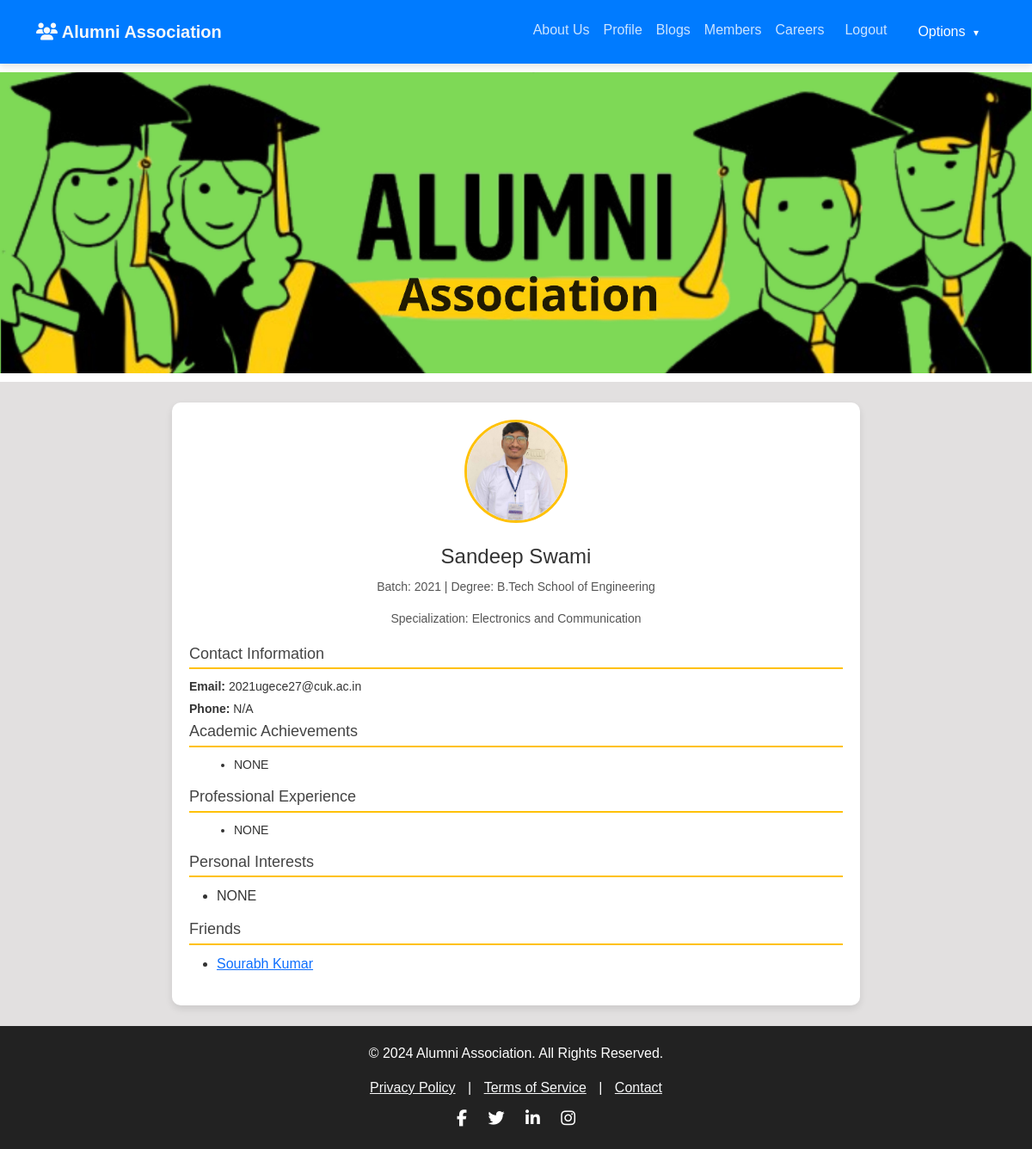
The app's page /profile (signed in) with its own data.
### website/models.py (models this page shows, shortened)
class img(db.Model):
    id = db.Column(db.Integer, primary_key=True)
    img = db.Column(db.Text, nullable=False)
    name = db.Column(db.Text,nullable=False)
    mimetype = db.Column(db.Text,nullable=False)
    member_id = db.Column(db.Integer,db.ForeignKey('member.id'),nullable=False)

class Member(db.Model):
    id = db.Column(db.Integer, primary_key=True)
    name = db.Column(db.String(150), nullable=True,default="User")
    batch = db.Column(db.String(50), nullable=True)
    specialization = db.Column(db.String(100), nullable=True)
    department = db.Column(db.String(100), nullable=True)
    profile_pic = db.Column(db.String(255), default='default.jpg')
    contact = db.Column(db.String(20), nullable=True)
    email = db.Column(db.String(150), unique=True, nullable=False)
    achievements = db.Column(db.Text, nullable=True,default="NONE")
    experiences = db.Column(db.Text, nullable=True,default="NONE")
    hobbies = db.Column(db.Text, nullable=True,default="NONE")
    reviews = db.relationship('Reviews', backref='member', lazy=True, cascade="all, delete")
    projects = db.relationship('Project', backref='member', lazy=True)
    events = db.relationship('Events', backref='member', lazy=True)
    Profile_pic = db.relationship('img',backref='member',lazy=True)
    sent_messages = db.relationship('ChatMessage', foreign_keys='ChatMessage.sender_id', backref='message_sender', lazy=True, cascade="all, delete")
    received_messages = db.relationship('ChatMessage', foreign_keys='ChatMessage.receiver_id', backref='message_receiver', lazy=True, cascade="all, delete")
    friends = db.relationship(
        'Member',
        secondary=friends_association,
        primaryjoin=(friends_association.c.member_id == id),
        secondaryjoin=(friends_association.c.friend_id == id),
        backref='friend_of',
        lazy='dynamic'
    )

### website/views.py (the view)
@views.route('/profile')
@login_required
def profile():
    user_member = current_user.member
    member_image = img.query.filter_by(member_id=user_member.id).first()
    if member_image:
        member_image_path = member_image.img
    else:
        member_image_path = "default_profile.jpg"
    return render_template(
        'profile.html', user=current_user, member=user_member, member_image_path=member_image_path
    )

### website/templates/profile.html (shortened to what this page needs)
{% extends "layout.html" %}
{% block newnav %}
<div class="navbar-right">
  <div class="dropdown">
    <button class="dropbtn">
      Options <span class="arrow">&#9662;</span>
    </button>
  </div>
</div>
{% endblock %}
{% block body %}
<link
  href="https://cdn.jsdelivr.net/npm/bootstrap-icons/font/bootstrap-icons.css"
  rel="stylesheet"
/>
<link rel="stylesheet" href="{{ url_for('static', filename='profile.css') }}" />
<div class="profile-container">
  <div class="profile-header text-center">
    <img src="{{ url_for('static', filename=member_image_path) }}"
     alt="Profile Photo"
     class="profile-pic">
    <h2>{{ member.name }}</h2>
    <p class="bio">
      Batch: {{ member.batch }} | Degree: B.Tech {{ member.department }}
    </p>
    <p class="specialization">Specialization: {{ member.specialization }}</p>
  </div>
  <div class="contact-info">
    <h3>Contact Information</h3>
    <p><strong>Email:</strong> {{ member.email }}</p>
    <p><strong>Phone:</strong> {{ member.contact }}</p>
  </div>
  <div class="academic-achievements">
    <h3>Academic Achievements</h3>
    <ul>
      {% if member.achievements %}
        {% for achievement in member.achievements.split(',') %}
          <li>{{ achievement.strip() }}</li>
        {% endfor %}
      {% else %}
        <li>No achievements added yet.</li>
      {% endif %}
    </ul>
  </div>
  <div class="professional-experience">
    <h3>Professional Experience</h3>
    <ul>
      {% if member.experiences %}
        {% for experience in member.experiences.split(',') %}
          <li>{{ experience.strip() }}</li>
        {% endfor %}
      {% else %}
        <li>No professional experience added yet.</li>
      {% endif %}
    </ul>
  </div>
  <div class="personal-interests">
    <h3>Personal Interests</h3>
    <ul>
      {% if member.hobbies %}
        {% for hobby in member.hobbies.split(',') %}
          <li>{{ hobby.strip() }}</li>
        {% endfor %}
      {% else %}
        <li>No hobbies added yet.</li>
      {% endif %}
    </ul>
  </div>
  <div class="friends">
    <h3>Friends</h3>
    <ul>
      {% if member.friends %}
        {% for friend in member.friends %}
          <li>
            <a href="{{ url_for('views.show_profile', member_id=friend.id) }}">
              {{ friend.name }}
            </a>
          </li>
        {% endfor %}
      {% else %}
        <li>No friends added yet.</li>
      {% endif %}
    </ul>
  </div>
</div>
{% endblock %}

### website/static/top.css (style rules this page uses)
body { font-family: "Arial", sans-serif; background-color: #f8f9fa; }
.profile-pic { width: 45px; height: 45px; border-radius: 50%; object-fit: cover; }

### website/static/profile.css (style rules this page uses)
* { margin: 0; padding: 0; }
body { font-family: 'Arial', sans-serif; background-color: #e2e0e0; color: #444; }
.navbar-right { display: flex; align-items: center; }
.dropbtn { background-color: transparent; color: #fff; padding: 10px 20px; font-size: 16px; border: none; cursor: pointer; border-radius: 5px; transition: color 0.3s ease; }
.arrow { margin-left: 5px; font-size: 12px; vertical-align: middle; }
.profile-container { max-width: 800px; margin: 20px auto; padding: 20px; background: #fff; box-shadow: 0 4px 8px rgba(0, 0, 0, 0.1); border-radius: 10px; color: #333; font-family: 'Arial', sans-serif; }
.profile-container .profile-header { text-align: center; margin-bottom: 20px; }
.profile-container .profile-pic { width: 120px; height: 120px; border-radius: 50%; border: 3px solid #ffc107; margin-bottom: 15px; }
.profile-container .profile-header h2 { font-size: 24px; color: #333; margin: 10px 0; }
.profile-container .bio, .profile-container .specialization { font-size: 14px; color: #555; }
.profile-container h3 { font-size: 18px; color: #444; border-bottom: 2px solid #ffc107; margin-bottom: 10px; padding-bottom: 5px; }
.profile-container .contact-info p { font-size: 14px; margin: 5px 0; }
.profile-container .academic-achievements ul, .profile-container .professional-experience ul { list-style: disc; margin-left: 20px; }
.profile-container .academic-achievements li, .profile-container .professional-experience li { font-size: 14px; margin: 5px 0; }

### records on screen
img: img (picture)
Member: name "Sandeep Swami", batch "2021", department "School of Engineering", specialization "Electronics and Communication", email "2021ugece27@cuk.ac.in", contact "N/A", strip "NONE"
Member: name "Sourabh Kumar"
